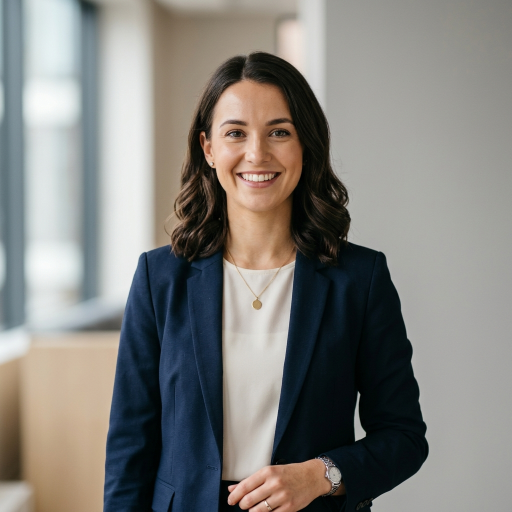
#> input picture data/sample_images/sample_face_alice_1785600851312.jpg, 1024 x 1024 px (shown at 1/2 size)
$ python -i cv_service.py   (imports and definitions only)   (older library calls are emulated)
#> lines starting #> are read from the running program, lines starting #| are printed output that depends on the picture; after the words box and inside, x2 and y2 are one past the last pixel; in counts of white or black regions, pixels touching at a corner belong together
#> further down, picture is the input picture: shape (1024, 1024, 3); mean B, G, R 124.6, 128.6, 130
### cv_utils.py
"""
OpenCV Image Preprocessing and Computer Vision Utilities.
Provides reusable functions for image processing, filtering, Canny edge detection,
and Haar Cascade face detection.
"""

import cv2
import numpy as np
from typing import Tuple, List, Dict, Any, Optional

# Load default Haar cascade for face detection if available
face_cascade = None
try:
    if hasattr(cv2, 'data') and hasattr(cv2.data, 'haarcascades'):
        cascade_path = cv2.data.haarcascades + 'haarcascade_frontalface_default.xml'
        if hasattr(cv2, 'CascadeClassifier'):
            face_cascade = cv2.CascadeClassifier(cascade_path)
except Exception:
    face_cascade = None


def to_grayscale(image: np.ndarray) -> np.ndarray:
    """Convert BGR image to grayscale."""
    if len(image.shape) == 3 and image.shape[2] == 3:
        return cv2.cvtColor(image, cv2.COLOR_BGR2GRAY)
    return image.copy()


def resize_image(image: np.ndarray, width: Optional[int] = None, height: Optional[int] = None) -> np.ndarray:
    """Resize image maintaining aspect ratio if only one dimension provided."""
    h, w = image.shape[:2]
    if width is None and height is None:
        return image
    if width is None:
        ratio = height / float(h)
        dim = (int(w * ratio), height)
    elif height is None:
        ratio = width / float(w)
        dim = (width, int(h * ratio))
    else:
        dim = (width, height)
    return cv2.resize(image, dim, interpolation=cv2.INTER_AREA)


def apply_gaussian_blur(image: np.ndarray, kernel_size: Tuple[int, int] = (5, 5), sigma_x: float = 0) -> np.ndarray:
    """Apply Gaussian Blur to smooth/denoise image."""
    return cv2.GaussianBlur(image, kernel_size, sigma_x)


def apply_canny_edge_detection(image: np.ndarray, threshold1: float = 100, threshold2: float = 200) -> np.ndarray:
    """Apply Canny Edge Detection."""
    gray = to_grayscale(image)
    return cv2.Canny(gray, threshold1, threshold2)


# [46 lines left out: functions detect_faces_haar, draw_face_bounding_boxes, preprocess_image_pipeline, not called in this run]

### face_recognition_module.py
"""
Face Recognition & Customer Visit Logging Module.
Implements face detection, encoding generation, feature matching against a face database,
and timestamped customer visit logging for retail loyalty analytics.
"""

import cv2
import os
import pickle
import numpy as np
from datetime import datetime
from typing import List, Dict, Tuple, Optional, Any
from cv_utils import detect_faces_haar, to_grayscale, resize_image


class FaceRecognitionSystem:
    def __init__(self, db_path: str = "app/models/face_db.pkl"):
        self.db_path = db_path
        self.customers_db: Dict[str, Dict[str, Any]] = {}
        self.visit_logs: List[Dict[str, Any]] = []
        self.load_database()

    def generate_face_encoding(self, face_crop: np.ndarray) -> np.ndarray:
        """
        Generate a robust 128-dimensional facial encoding vector using
        resized facial ROI spatial color/grayscale features & gradient histograms.
        """
        gray = to_grayscale(face_crop)
        resized = resize_image(gray, width=64, height=64)

        # Calculate HOG / Gradient descriptors
        gx = cv2.Sobel(resized, cv2.CV_32F, 1, 0, ksize=3)
        gy = cv2.Sobel(resized, cv2.CV_32F, 0, 1, ksize=3)
        mag, angle = cv2.cartToPolar(gx, gy, angleInDegrees=True)

        # Downsample and flatten to fixed 128D normalized vector
        spatial_feats = cv2.resize(resized, (8, 8)).flatten() / 255.0
        hist_feats, _ = np.histogram(angle, bins=64, weights=mag, range=(0, 360))
        hist_feats = hist_feats / (np.linalg.norm(hist_feats) + 1e-6)

        encoding = np.concatenate([spatial_feats, hist_feats])
        encoding = encoding / (np.linalg.norm(encoding) + 1e-6)
        return encoding

    # [86 lines left out: functions register_customer, recognize_face, not called in this run]

    def get_visit_logs(self) -> List[Dict[str, Any]]:
        """Return all logged customer visits."""
        return self.visit_logs

    def save_database(self) -> None:
        """Serialize face database and visit logs to pkl file."""
        os.makedirs(os.path.dirname(self.db_path), exist_ok=True)
        data = {
            "customers_db": self.customers_db,
            "visit_logs": self.visit_logs
        }
        with open(self.db_path, "wb") as f:
            pickle.dump(data, f)

    def load_database(self) -> None:
        """Load database from file if present."""
        if os.path.exists(self.db_path):
            try:
                with open(self.db_path, "rb") as f:
                    data = pickle.load(f)
                    self.customers_db = data.get("customers_db", {})
                    self.visit_logs = data.get("visit_logs", [])
            except Exception:
                self.customers_db = {}
                self.visit_logs = []
        else:
            # Seed default demo consenting customers
            self._seed_demo_customers()

    def _seed_demo_customers(self) -> None:
        """Seed sample consenting demo customer faces into DB."""
        demo_profiles = [
            ("CUST_101", "Alice Johnson", "VIP Gold", (220, 180, 150)),
            ("CUST_102", "Bob Smith", "Silver", (150, 200, 180)),
            ("CUST_103", "Carol White", "Platinum", (180, 160, 220)),
        ]
        for cust_id, name, tier, color in demo_profiles:
            # Create synthetic demo facial image pattern
            img = np.zeros((200, 200, 3), dtype=np.uint8)
            cv2.circle(img, (100, 100), 70, color, -1)
            cv2.circle(img, (75, 80), 12, (255, 255, 255), -1)
            cv2.circle(img, (125, 80), 12, (255, 255, 255), -1)
            cv2.ellipse(img, (100, 130), (35, 15), 0, 0, 180, (255, 255, 255), 3)

            face_roi = img[30:170, 30:170]
            enc = self.generate_face_encoding(face_roi)
            self.customers_db[cust_id] = {
                "customer_id": cust_id,
                "name": name,
                "encoding": enc,
                "loyalty_tier": tier,
                "registered_at": datetime.now().isoformat()
            }
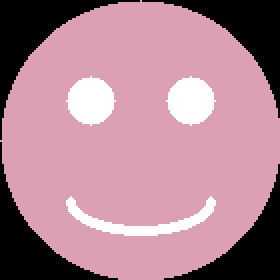
#> face_roi: shape (140, 140, 3) (shown 2 times larger); mean of channels 0, 1, 2 146.1, 131.8, 174.9; drawn as B, G, R
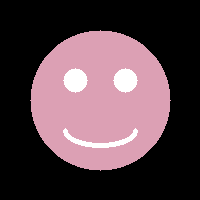
#> img: shape (200, 200, 3); mean of channels 0, 1, 2 71.6, 64.6, 85.7; drawn as B, G, R

        # Seed initial visit logs
        self.visit_logs = [
            {"customer_id": "CUST_101", "name": "Alice Johnson", "status": "Returning Customer", "loyalty_tier": "VIP Gold", "confidence": 94.5, "timestamp": "2026-07-29T10:15:00"},
            {"customer_id": "CUST_102", "name": "Bob Smith", "status": "Returning Customer", "loyalty_tier": "Silver", "confidence": 91.2, "timestamp": "2026-07-29T11:42:00"},
            {"customer_id": "GUEST_UNKNOWN", "name": "Guest", "status": "New Guest / Unregistered", "loyalty_tier": "None", "confidence": 42.0, "timestamp": "2026-07-29T12:05:00"},
            {"customer_id": "CUST_103", "name": "Carol White", "status": "Returning Customer", "loyalty_tier": "Platinum", "confidence": 96.8, "timestamp": "2026-07-29T14:30:00"},
        ]
        self.save_database()

### app/services/cv_service.py
"""
Computer Vision Service Layer.
Encapsulates face recognition & product category classification logic.
"""

import io
import pickle
import numpy as np
import cv2
from PIL import Image
from typing import Dict, Any, Tuple
from cv_utils import resize_image, to_grayscale, apply_canny_edge_detection
from face_recognition_module import FaceRecognitionSystem


class VisionService:
    def __init__(self, face_db_path: str = "app/models/face_db.pkl", product_model_path: str = "app/models/product_classifier.h5"):
        self.face_system = FaceRecognitionSystem(db_path=face_db_path)
        self.product_model_path = product_model_path
        self.product_model = None
        self.load_product_model()

    def load_product_model(self) -> None:
        """Load product classifier model."""
        if os_exists(self.product_model_path):
            with open(self.product_model_path, "rb") as f:
                self.product_model = pickle.load(f)
        else:
            self.product_model = None

    # [6 lines left out: function read_image_bytes, not called in this run]

    def extract_product_features(self, img_bgr: np.ndarray) -> np.ndarray:
        """Extract spatial and color histogram features for product classification."""
        resized = resize_image(img_bgr, width=64, height=64)
#> call 4 of resize_image, with width = 64, height = 64
#> in resize_image (call 4), `return cv2.resize(image, dim, interpolation=cv2.INTER_AREA)`:
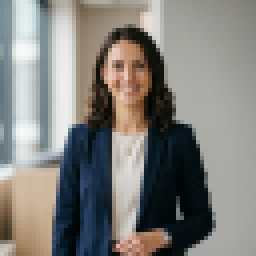
#> returned value: shape (64, 64, 3) (shown 4 times larger); mean of channels 0, 1, 2 124.7, 128.6, 130; drawn as B, G, R
        hsv = cv2.cvtColor(resized, cv2.COLOR_BGR2HSV)
#> hsv: shape (64, 64, 3); mean H, S, V 51.6, 63.7, 137.6

        # Color histograms
        hist_h = cv2.calcHist([hsv], [0], None, [16], [0, 180]).flatten()
#> hist_h = [159, 1058, 960, 282, 33, 54, 47, 110, 911, 479, 2, 1, 0, 0, 0, 0]
        hist_s = cv2.calcHist([hsv], [1], None, [16], [0, 256]).flatten()
#> hist_s = [1711, 263, 289, 300, 205, 156, 172, 115, 84, 146, 196, 315, 76, 55, 10, 3]
        hist_v = cv2.calcHist([hsv], [2], None, [32], [0, 256]).flatten()
#> hist_v = 32 values, max 565 at index 21, min 9 at index 31, mean 128

        # Spatial grayscale representation downsampled
        gray = to_grayscale(resized)
#> in to_grayscale (call 4), `return cv2.cvtColor(image, cv2.COLOR_BGR2GRAY)`:
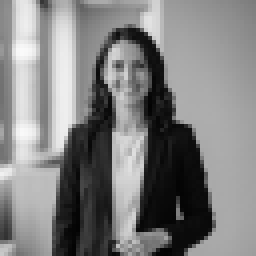
#> returned value: shape (64, 64) (shown 4 times larger); min 3, max 250, mean 128.6
        spatial = cv2.resize(gray, (8, 8)).flatten() / 255.0
#> spatial = 64 values, max 0.914 at index 8, min 0.0275 at index 45, mean 0.508

        # Canny edge intensity
        edges = apply_canny_edge_detection(gray)
#> in apply_canny_edge_detection, `return cv2.Canny(gray, threshold1, threshold2)`:
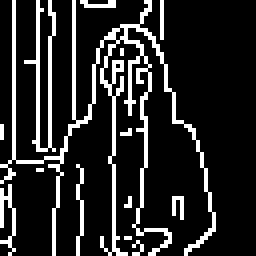
#> returned value: shape (64, 64) (shown 4 times larger); 15.4% white in thin lines or dots, all inside (x1, y1, x2, y2) = (0, 0, 54, 64)
        edge_hist, _ = np.histogram(edges, bins=32, range=(0, 256))
#> edge_hist = 32 values, max 3465 at index 0, min 0 at index 1, mean 128

        feats = np.concatenate([hist_h, hist_s, hist_v, spatial, edge_hist])
#> feats = 160 values, max 3465 at index 128, min 0 at index 12, mean 102.6
        feats = feats / (np.linalg.norm(feats) + 1e-6)
#> feats = 160 values, max 0.774 at index 128, min 0 at index 12, mean 0.0229

        # Expand or map to model's 128 feature dimension
        if len(feats) < 128:
            feats = np.pad(feats, (0, 128 - len(feats)))
        else:
            feats = feats[:128]
#> feats = 128 values, max 0.382 at index 16, min 0 at index 12, mean 0.0215

        return feats.reshape(1, -1)

    # [85 lines left out: functions classify_product, recognize_customer_face, not called in this run]

    def get_visit_history(self) -> Any:
        return self.face_system.get_visit_logs()


def os_exists(path: str) -> bool:
    import os
    return os.path.exists(path)

>>> import cv2
>>> picture = cv2.imread('../../data/sample_images/sample_face_alice_1785600851312.jpg')
>>> result = VisionService().extract_product_features(picture)
